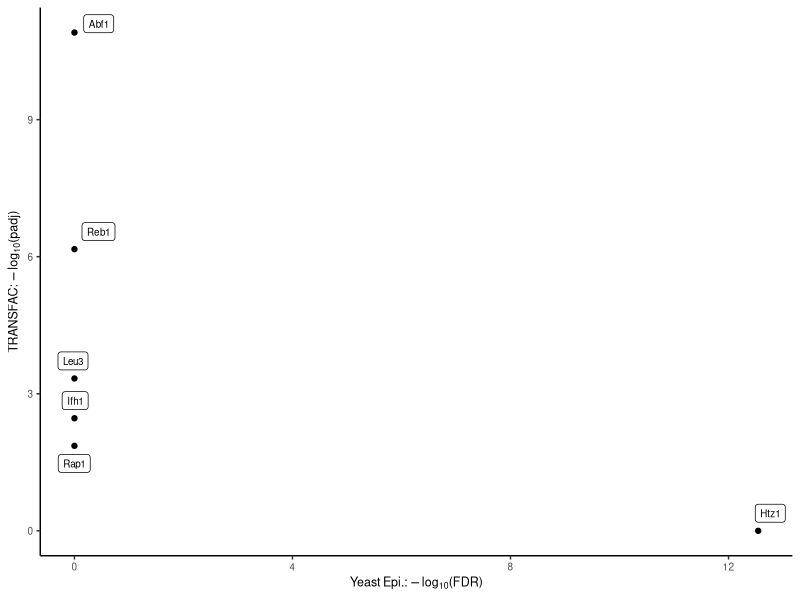

The R script that drew this image: (Note: this script raises an error after producing the figure.)
rm(list = ls())

library(tidyverse)
library(RColorBrewer)
library(ggrepel)


# upload table replace <1 min with a random number between 0-1
# make class labels
resTimes = read.csv("data/residence_times_all.csv") %>% 
  dplyr::select(c(gene, TFIIF)) %>% 
  drop_na() %>% 
  distinct()

plotResTime = resTimes %>% 
  mutate(randNum = runif(nrow(resTimes), min=0, max=1)) %>% 
  mutate(TFIIF = ifelse(TFIIF == "<1", randNum, as.numeric(TFIIF))) %>% 
  dplyr::select(gene, TFIIF)


# upload residence time table - select TFIIF 
# and separate those into long-lived or not
shortTFIIF = plotResTime %>% 
  mutate(shortTFIIF = ifelse(TFIIF <5, "yes", "no")) %>% 
  mutate(shortTFIIF = factor(shortTFIIF, levels = c("yes", "no")))
#write.table(shortTFIIF$gene,"data/analysis/short_TFIIF/genes.txt", quote = F,row.names = F, col.names = F)

# upload results from g:Profiler
gprofiler = read.csv("data/analysis/short_TFIIF/gProfiler.csv") %>% 
  dplyr::filter(source == "TF") %>% 
  separate(term_name, into = c("toss", "TF"), sep = ": ", extra = "drop") %>% 
  dplyr::select(-toss) %>% 
  separate(TF, into = c("TF", "toss"), sep = ";", extra = "drop") %>% 
  dplyr::select(-toss) %>% 
  mutate(TF = ifelse(endsWith(TF, "p"), str_sub(TF, end = -2), TF)) %>% 
  group_by(TF) %>% 
  slice(which.max(negative_log10_of_adjusted_p_value)) %>% 
  dplyr::select(TF, negative_log10_of_adjusted_p_value)%>% 
  mutate(TF = str_to_title(TF))

# compare results from my TF enrichment and from g:Profiler
sigRes = read.csv("data/analysis/short_TFIIF/sigTFenrichment.csv")
plotRes = sigRes %>% 
  dplyr::select(TF, logFDR) %>% 
  mutate(TF = str_to_title(TF)) %>% 
  full_join(gprofiler) %>% 
  replace_na(list(negative_log10_of_adjusted_p_value = 0, logFDR = 0))


p = ggplot(plotRes, aes(x = logFDR, y = negative_log10_of_adjusted_p_value))
p +geom_point() +
  theme_classic() +
  geom_label_repel(aes(label = TF),
                   box.padding   = 0.35,
                   point.padding = 0.5,
                   segment.color = 'grey50', size = 2.5) +
  ylab(expression(paste("TRANSFAC: ",-log[10],"(padj)")))+
  xlab(expression(paste("Yeast Epi.: ",-log[10],"(FDR)"))) +
  theme(panel.background = element_rect(fill = "transparent"), # bg of the panel
        plot.background = element_rect(fill = "transparent", color = NA),
        text = element_text(size=9))
ggsave("figures/panels/fig5/compare_shortTFIIF_gProfiler_and_myEnrichmnet.pdf", width = 5, height = 5, units = "cm")


# uploadresults from g:Profiler
pathways = read.csv("data/analysis/short_TFIIF/gProfiler.csv") %>% 
  dplyr::filter(source %in% c("GO:BP", "GO:MF", "KEGG", "WP")) %>% 
  group_by(source) %>% 
  arrange(desc(negative_log10_of_adjusted_p_value)) %>% 
  slice(1:5) %>% 
  ungroup() %>% 
  mutate(term_name = tolower(term_name)) %>% 
  mutate(term_name = fct_reorder(term_name,negative_log10_of_adjusted_p_value)) 

p = ggplot(pathways, aes(y = fct_reorder(term_name,negative_log10_of_adjusted_p_value), 
                         x = negative_log10_of_adjusted_p_value, fill = source))
p + geom_bar(stat= "identity") +
  theme_classic() +
  #theme(axis.text.x = element_text(angle = 45, vjust = 0.5, hjust=1))+
  scale_fill_manual(values = c("#31A9B8", "#CF3721", "#258039", "#F5BE41")) +
  ylab("")+
  xlab(expression(paste(-log[10],"(padj)"))) +
  theme(panel.background = element_rect(fill = "transparent"), # bg of the panel
        plot.background = element_rect(fill = "transparent", color = NA),
        text = element_text(size=9),
        axis.text=element_text(size=8), legend.position = "top") 
ggsave("figures/panels/figSe/TFIIF_shortLived_gProfiler.pdf", width = 9, height = 7, units = "cm")
